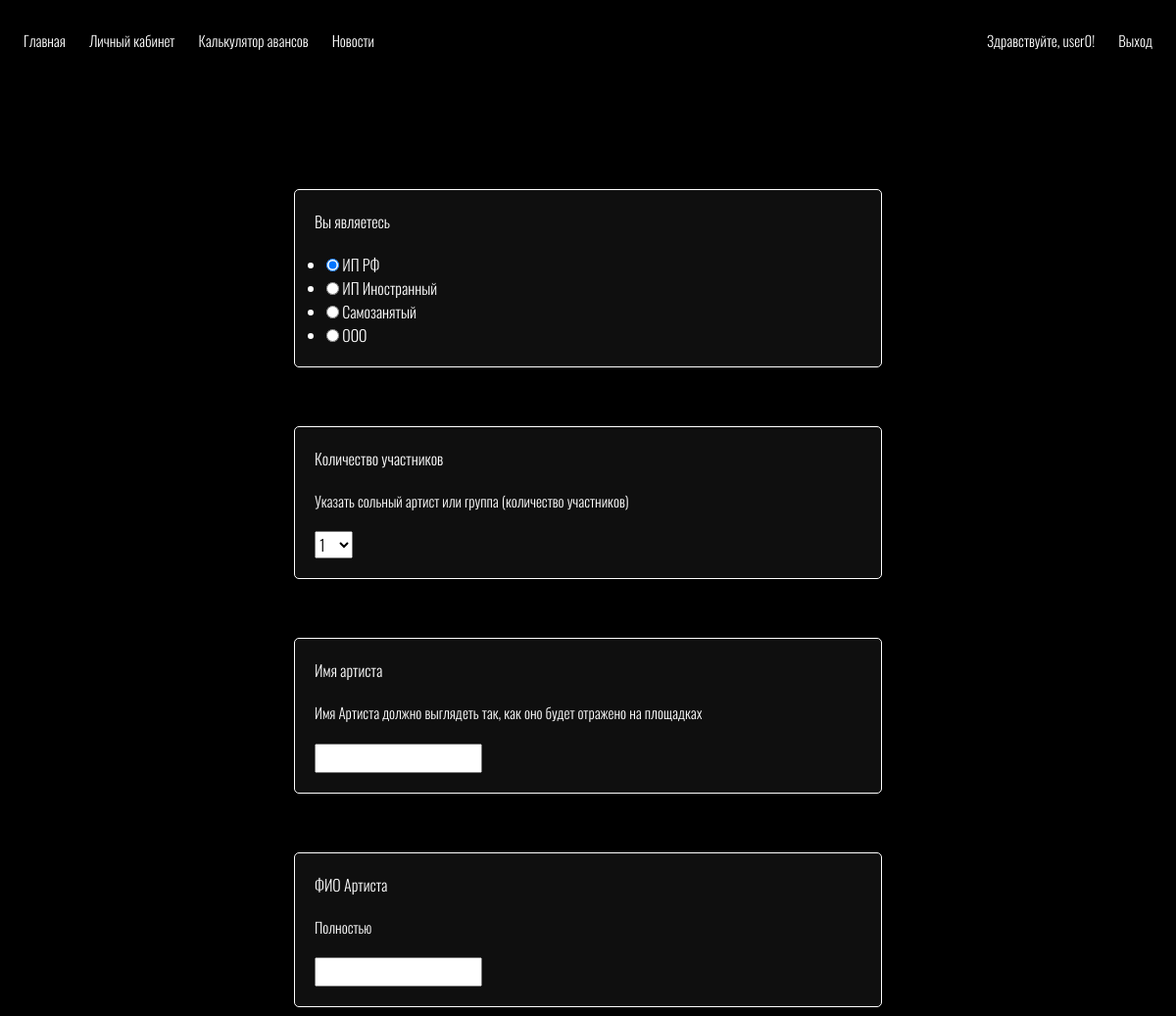
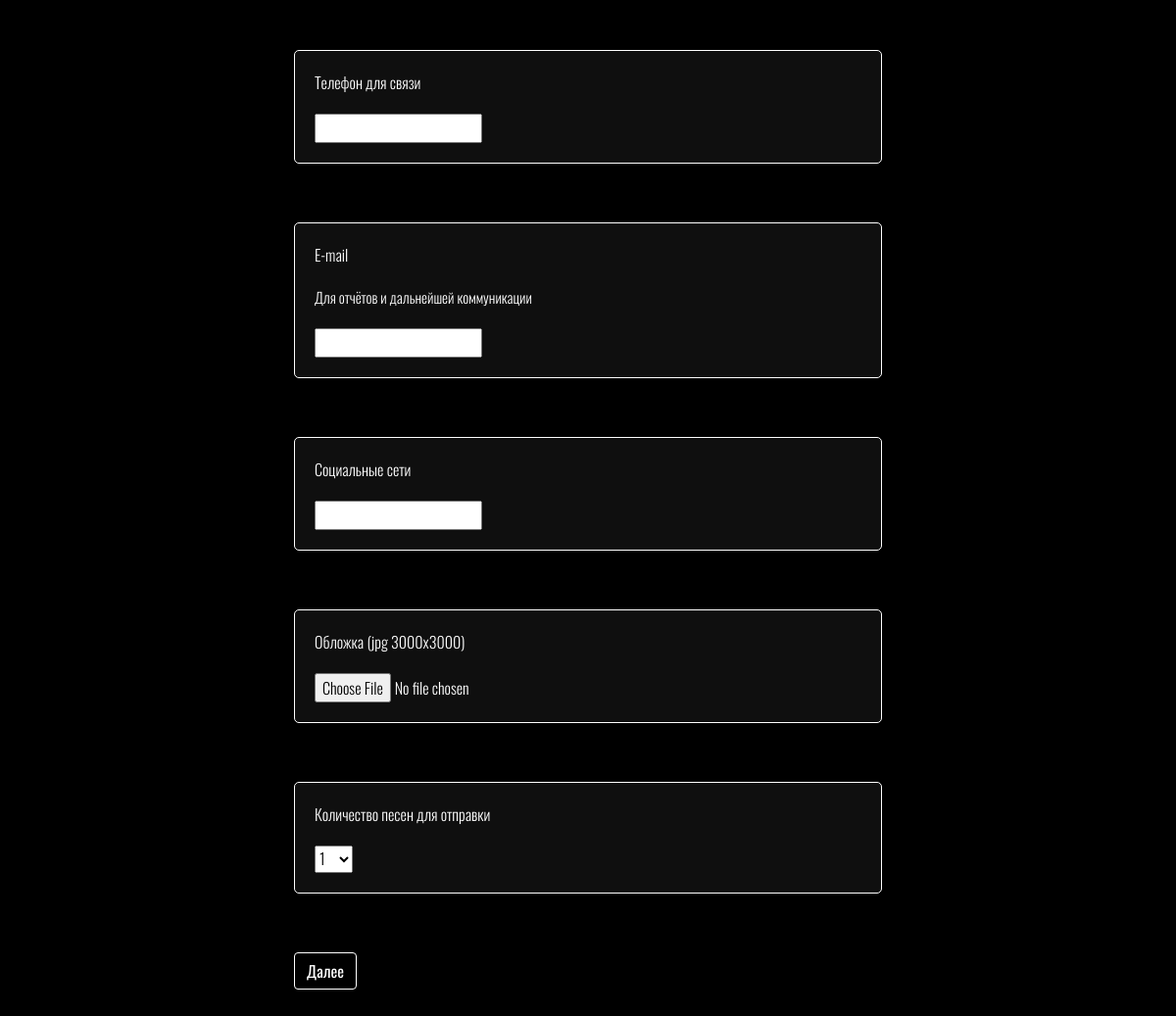
Before: /documents/ (signed in) with the older database file (2 pictures, top to bottom).
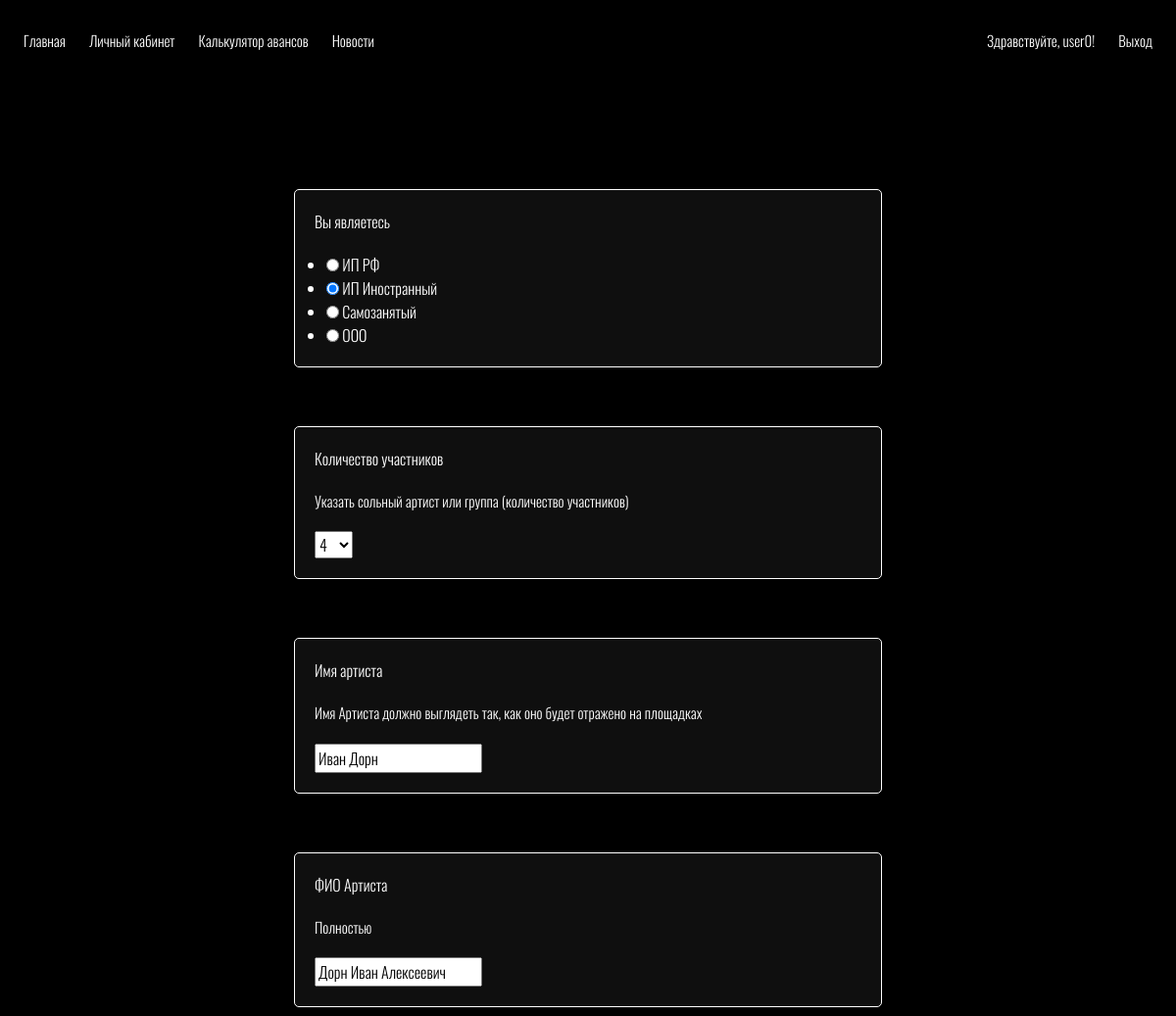
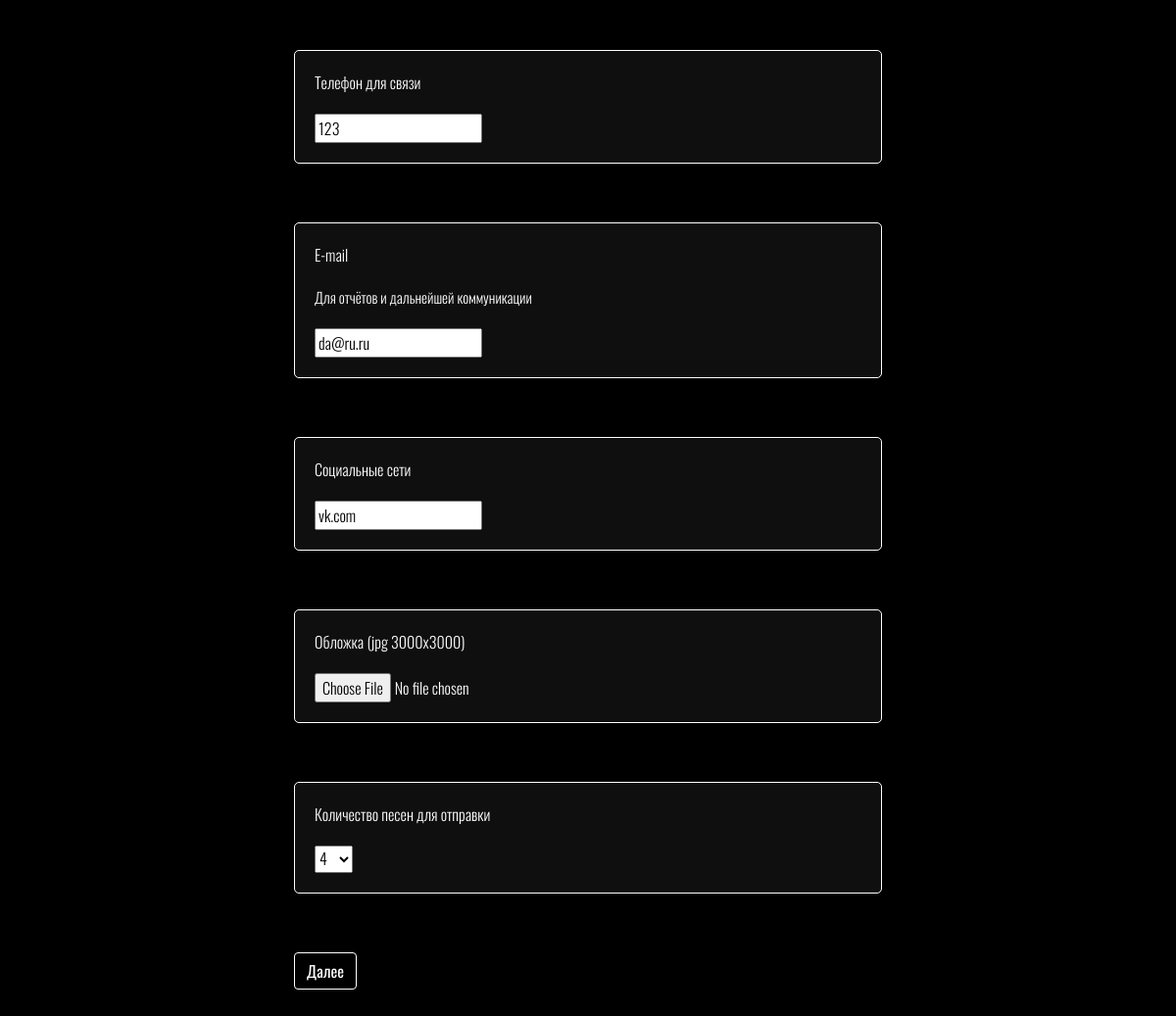
After: the same page with the newer database file (2 pictures, top to bottom).
### documents/models.py (models this page shows)
class MainInfoDocs(models.Model):
    org_type_choices = [
        ('IPRF', 'ИП РФ'),
        ('IPIN', 'ИП Иностранный'),
        ('SAM', 'Самозанятый'),
        ('OOO', 'ООО'),
    ]
    integer_choices = [(i, i) for i in range(1, 21)]
    you_are = models.CharField(max_length=20, choices=org_type_choices, verbose_name='Вы являетесь', default='IPRF')
    partners_value = models.IntegerField(choices=integer_choices, null=True, default=1, verbose_name='Количество участников')
    artist_name = models.CharField(max_length=100, verbose_name='Имя артиста')
    artist_fio = models.CharField(max_length=100, verbose_name='ФИО Артиста')
    phone_number = models.CharField(max_length=10, verbose_name='Телефон для связи')
    email = models.EmailField(verbose_name='E-mail')
    socials = models.CharField(max_length=500, verbose_name='Социальные сети', blank=True, null=True)
    cover = models.ImageField(upload_to = 'uploads/%Y/%m/%d/', verbose_name='Обложка (jpg 3000x3000)', blank=True, null=True)
    num_songs = models.IntegerField(choices=integer_choices, null=True, default=1, verbose_name='Количество песен для отправки')
    user = models.ForeignKey(User, on_delete=models.CASCADE, null=True)

### documents/views.py (the view, shortened to what this page needs)
# urls.py: path('', MainInfoDocsView.as_view(), name='documents'),
class MainInfoDocsView(LoginRequiredMixin, FormView):
    template_name = 'documents/documents.html'
    form_class = MainInfoDocsForm
    form_title = 'Для лицензиара'
    def get(self, request, *args, **kwargs):
        user = User.objects.get(username = request.user)
        try:
            objects = MainInfoDocs.objects.filter(user_id = user.id).values()
            for item in objects:
                data = item
            data['user'] = user
            form = self.form_class(initial = data)
        except:
            form = self.form_class(initial = {'user': user})
        return render(request, self.template_name, {'form': form, 'form_title': self.form_title})

### documents/forms.py
class MainInfoDocsForm(ModelForm):
    class Meta:
        model = MainInfoDocs
        fields = ('you_are', 'partners_value', 'artist_name', 'artist_fio', 'phone_number', 'email', 'socials', 'cover', 'num_songs', 'user',)
        widgets = {
            'you_are': RadioSelect,
            'user': HiddenInput,
        }
        help_texts = {
            'partners_value': 'Указать сольный артист или группа (количество участников)',
            'artist_name': 'Имя Артиста должно выглядеть так, как оно будет отражено на площадках',
            'artist_fio': 'Полностью',
            'email': 'Для отчётов и дальнейшей коммуникации',
        }

### documents/templates/documents/documents.html (shortened to what this page needs)
{% extends 'base.html' %}
{% load static %}
{% block header %}
{% include '_nav.html' %}
{% endblock %}
{% block body %}
<div class="container-xxl !direction !spacing">
    <div class="row ${1| ,row-cols-2,row-cols-3, auto,justify-content-md-center,|}">
        <form method="POST" action="" novalidate enctype="multipart/form-data">
            {% for item in form.visible_fields %}
                <div class="col-xxl release-form">
                    <div class="col-5 ">
                        <p>{{ item.label }}</p>
                        {% autoescape off %}
                        <p style="font-size: 15px;">{{ item.help_text }}</p>
                        {% endautoescape %}
                        <p>{{ item }}</p>
                    </div>
                </div>
            {% endfor %}
            <div class="col-xxl release-button">
                <div class="col-5">
                    <button class="btn button" type="submit">Далее</button>
                </div>
            </div>
        </form>
    </div>
</div>
{% endblock %}

Changed rows visible on the page:
added MainInfoDocs: visible_fields "☐ ИП РФ ☑ ИП Иностранный ☐ Самозанятый ☐ ООО" "4" "Иван Дорн" "Дорн Иван Алексеевич" "123" "da@ru.ru" "vk.com" "4"
Other visible differences:
list line gone: "☑ ИП РФ ☐ ИП Иностранный ☐ Самозанятый ☐ ООО"
list line gone: "1"
